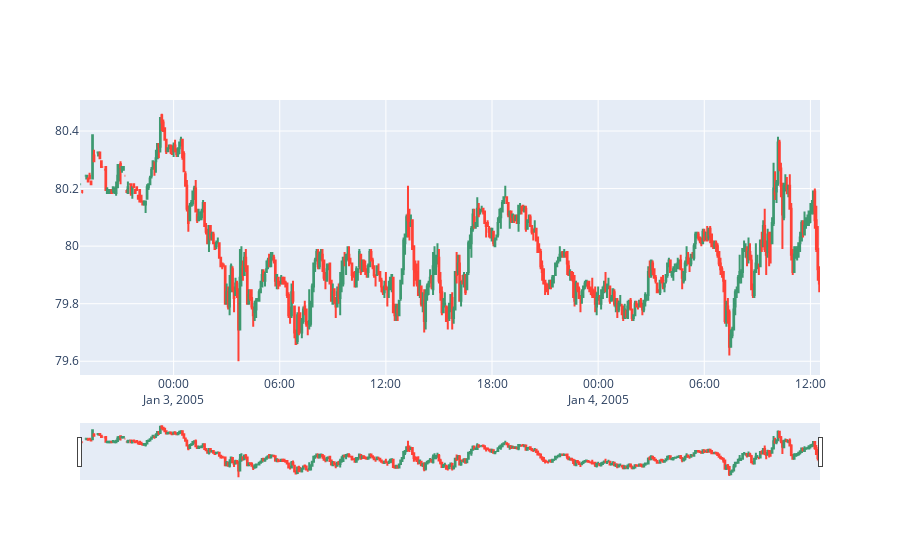

The notebook cell this image was saved under:
### Code cell
fig = go.Figure(data=[go.Candlestick(x=data['datetime'],
                open=data['open'],
                high=data['high'],
                low=data['low'],
                close=data['close'])])

fig.show()

### Figure 1 — Plotly figure (JSON) as saved in the notebook; plotly's stock layout.template omitted (floating-point values rounded to 4 significant figures; data arrays with more than 128 entries replaced by an {"elided": "..."} marker saying what was removed)
{"data": [{"close": {"elided": "500 float values"}, "high": {"elided": "500 float values"}, "low": {"elided": "500 float values"}, "open": {"elided": "500 float values"}, "type": "candlestick", "x": {"elided": "500 str values"}}], "layout": {}}
